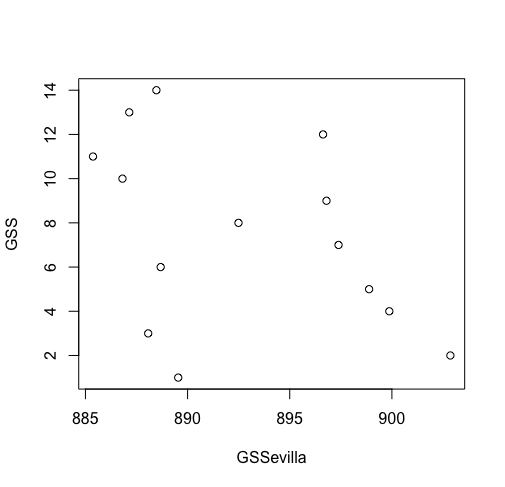

The R source for this figure:
###find a max yield Goundnut in Sevilla###

library(readr)
#10
Lintul5_sevilla_groundnut_daily_Start10 <- 
  read.csv("2Goundnut-Sevilla/Lintul5_sevilla_groundnut_daily_Start10.csv",
           sep = ";")
MaxGS10s<- print(max(Lintul5_sevilla_groundnut_daily_Start10$Yield))
#15
Lintul5_sevilla_groundnut_daily_Start15 <- 
  read.csv("2Goundnut-Sevilla/Lintul5_sevilla_groundnut_daily_Start15.csv",
           sep = ";")
MaxGS15s<- print(max(Lintul5_sevilla_groundnut_daily_Start15$Yield))
#20
Lintul5_sevilla_groundnut_daily_Start20 <- 
  read.csv("2Goundnut-Sevilla/Lintul5_sevilla_groundnut_daily_Start20.csv",
           sep = ";")
MaxGS20s<- print(max(Lintul5_sevilla_groundnut_daily_Start20$Yield))
#25
Lintul5_sevilla_groundnut_daily_Start25 <- 
  read.csv("2Goundnut-Sevilla/Lintul5_sevilla_groundnut_daily_Start25.csv",
           sep = ";")
MaxGS25s<- print(max(Lintul5_sevilla_groundnut_daily_Start25$Yield))
#30
Lintul5_sevilla_groundnut_daily_Start30 <- 
  read.csv("2Goundnut-Sevilla/Lintul5_sevilla_groundnut_daily_Start30.csv",
           sep = ";")
MaxGS30s<- print(max(Lintul5_sevilla_groundnut_daily_Start30$Yield))
#35
Lintul5_sevilla_groundnut_daily_Start35 <- 
  read.csv("2Goundnut-Sevilla/Lintul5_sevilla_groundnut_daily_Start35.csv",
           sep = ";")
MaxGS35s<- print(max(Lintul5_sevilla_groundnut_daily_Start35$Yield))
#40
Lintul5_sevilla_groundnut_daily_Start40 <- 
  read.csv("2Goundnut-Sevilla/Lintul5_sevilla_groundnut_daily_Start40.csv",
           sep = ";")
MaxGS40s<- print(max(Lintul5_sevilla_groundnut_daily_Start40$Yield))
#45
Lintul5_sevilla_groundnut_daily_Start45 <- 
  read.csv("2Goundnut-Sevilla/Lintul5_sevilla_groundnut_daily_Start45.csv",
           sep = ";")
MaxGS45s<- print(max(Lintul5_sevilla_groundnut_daily_Start45$Yield))
#50
Lintul5_sevilla_groundnut_daily_Start50 <- 
  read.csv("2Goundnut-Sevilla/Lintul5_sevilla_groundnut_daily_Start50.csv",
           sep = ";")
MaxGS50s<- print(max(Lintul5_sevilla_groundnut_daily_Start50$Yield))
#80
Lintul5_sevilla_groundnut_daily_Start80 <- 
  read.csv("2Goundnut-Sevilla/Lintul5_sevilla_groundnut_daily_Start80.csv",
           sep = ";")
MaxGS80s<- print(max(Lintul5_sevilla_groundnut_daily_Start80$Yield))
#85
Lintul5_sevilla_groundnut_daily_Start85 <- 
  read.csv("2Goundnut-Sevilla/Lintul5_sevilla_groundnut_daily_Start85.csv",
           sep = ";")
MaxGS85s<- print(max(Lintul5_sevilla_groundnut_daily_Start85$Yield))
#90
Lintul5_sevilla_groundnut_daily_Start90 <- 
  read.csv("2Goundnut-Sevilla/Lintul5_sevilla_groundnut_daily_Start90.csv",
           sep = ";")
MaxGS90s<- print(max(Lintul5_sevilla_groundnut_daily_Start90$Yield))
#95
Lintul5_sevilla_groundnut_daily_Start95 <- 
  read.csv("2Goundnut-Sevilla/Lintul5_sevilla_groundnut_daily_Start95.csv",
           sep = ";")
MaxGS95s<- print(max(Lintul5_sevilla_groundnut_daily_Start95$Yield))
#100
Lintul5_sevilla_groundnut_daily_Start100 <- 
  read.csv("2Goundnut-Sevilla/Lintul5_sevilla_groundnut_daily_Start100.csv",
           sep = ";")
MaxGS100s<- print(max(Lintul5_sevilla_groundnut_daily_Start100$Yield))




GSSevilla <- list("MaxGS10s"=MaxGS10s,"MaxGS15s"=MaxGS15s,
                     "MaxGS20s"=MaxGS20s, "MaxGS25s"=MaxGS25s,
                     "MaxGS30s"=MaxGS30s, "MaxGS35s"=MaxGS35s,
                     "MaxGS40s"=MaxGS40s, "MaxGS45s"=MaxGS45s,
                     "MaxGS50s"=MaxGS50s, "MaxGS80s"=MaxGS80s,
                     "MaxGS85s"=MaxGS85s, "MaxGS90s"=MaxGS90s,
                     "MaxGS95s"=MaxGS95s, "MaxGS100s"=MaxGS100s
                     )
do.call(pmax, GSSevilla)


GSS <- (1:14)

plot(GSSevilla, GSS)
